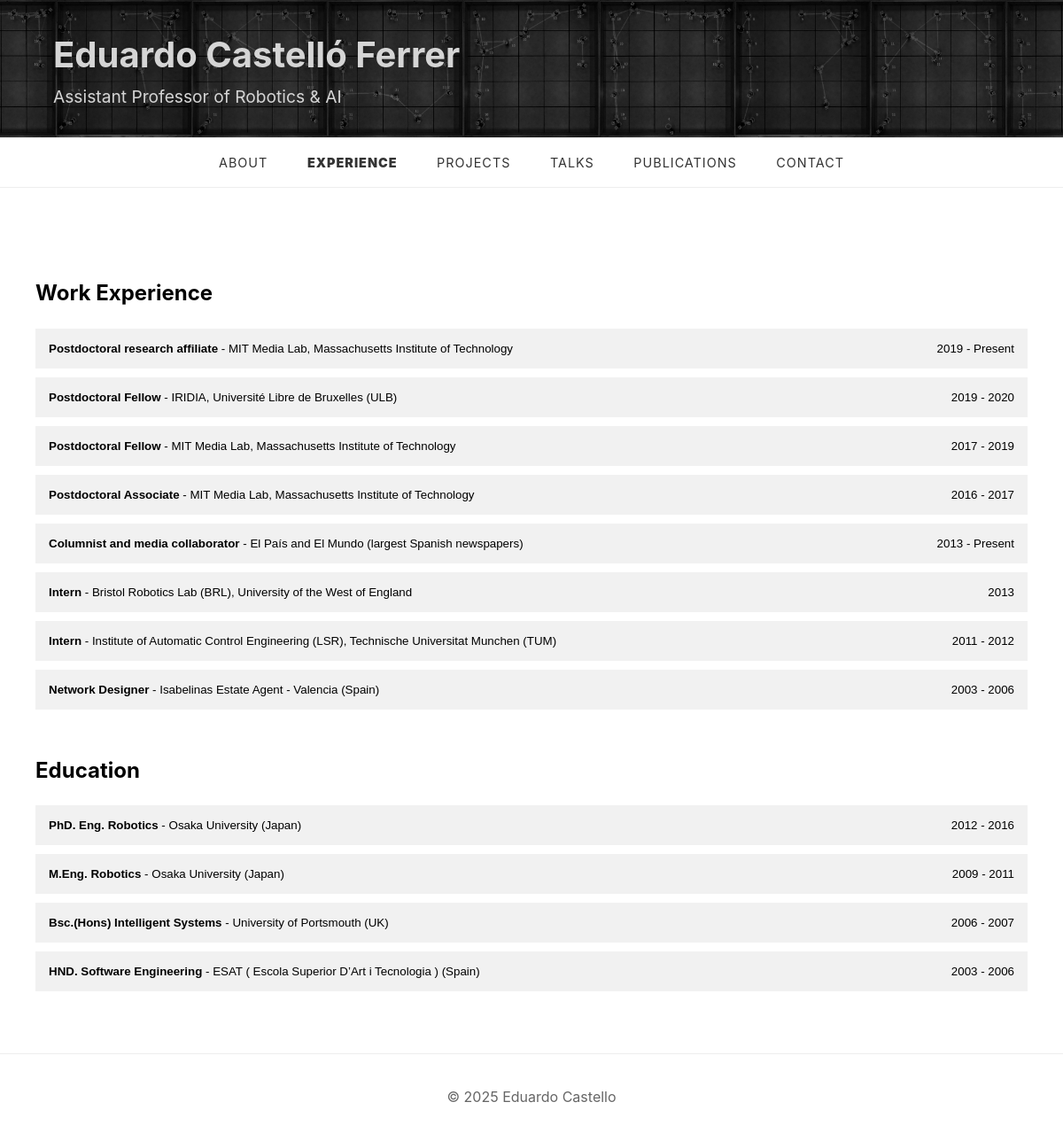
The page /experience/ on the database as committed earlier.
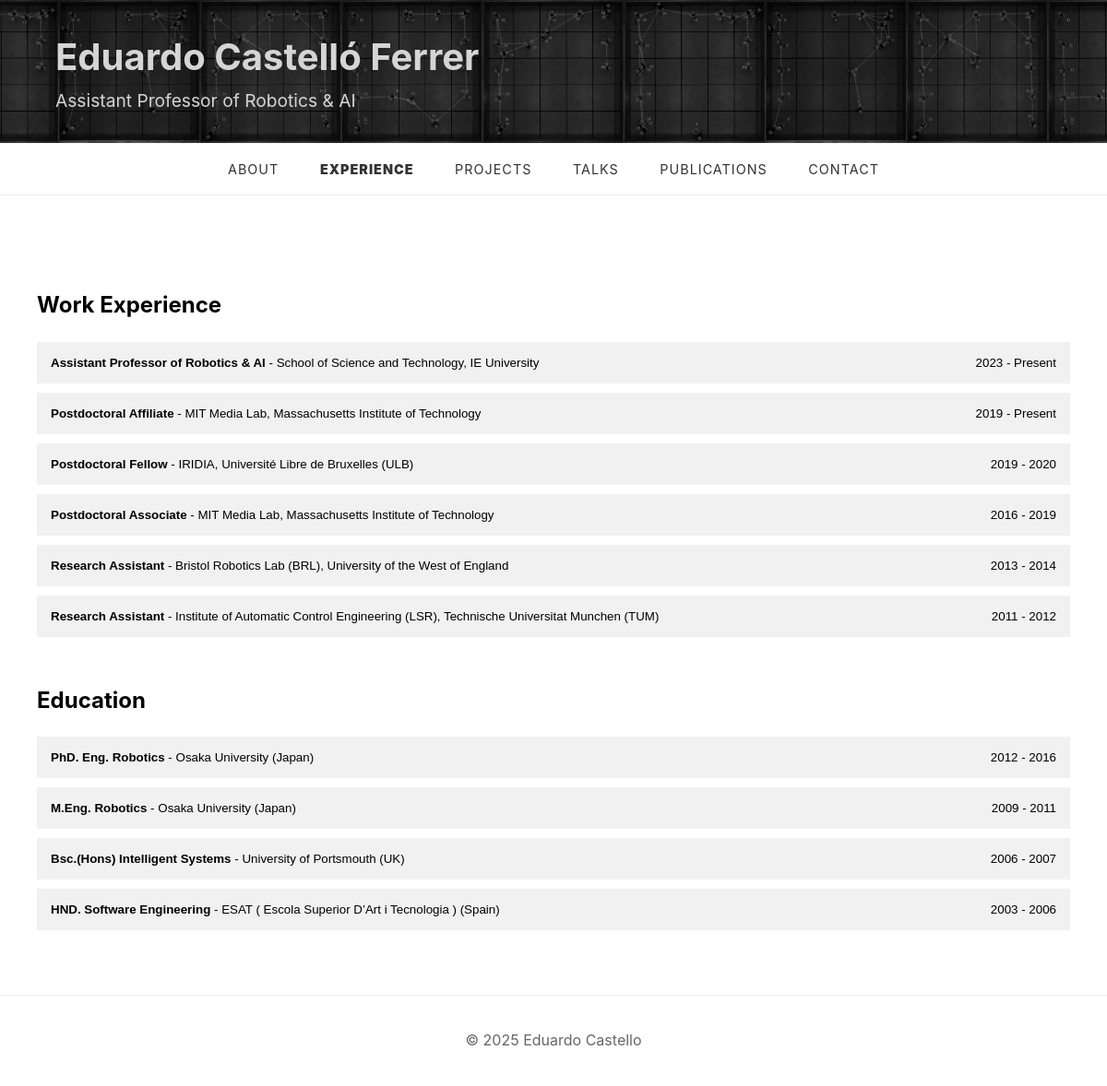
The same page on the database as committed later.
### main/models.py (models this page shows, shortened)
class SiteSettings(models.Model):
    title = models.CharField(('Site Title'), max_length=200, default='Eduardo Castello')
    subtitle = models.CharField(('Subtitle'), max_length=200, default='Postdoctoral research fellow at MIT')
    banner_image = models.ImageField(('Banner Image'), upload_to='banners/', blank=True, null=True)
    class Meta:
        verbose_name = ('Site Settings')
        verbose_name_plural = ('Site Settings')
    @classmethod
    def get_settings(cls):
        return cls.objects.first() or cls.objects.create()

class WorkItem(models.Model):
    title = models.CharField(max_length=200)
    date_range = models.CharField(max_length=100)
    institution = models.CharField(max_length=200)
    description = models.TextField()
    order = models.IntegerField(default=0)
    class Meta:
        ordering = ['order']

class EducationItem(models.Model):
    title = models.CharField(max_length=200)
    date_range = models.CharField(max_length=100)
    institution = models.CharField(max_length=200)
    description = models.TextField()
    order = models.IntegerField(default=0)
    class Meta:
        ordering = ['order']

### main/views.py (the view)
# urls.py: path("experience/", views.experience, name="experience"),
def experience(request):
    education_items = EducationItem.objects.all()
    work_items = WorkItem.objects.all()
    experience_description = ExperienceDescription.objects.first()
    return render(
        request,
        "main/experience.html",
        {
            "education_items": education_items,
            "work_items": work_items,
            "experience_description": experience_description,
        },
    )

### main/context_processors.py (called while the page is built)
def site_settings(request):
    return {
        'site_settings': SiteSettings.get_settings()
    }

### main/templatetags/markdown_extras.py (called while the page is built)
@register.filter()
@stringfilter
def markdown(value):
    return md.markdown(value)

### main/templates/main/experience.html (shortened to what this page needs)
{% extends 'base.html' %}
{% load static %}
{% load markdown_extras %}
{% block extra_css %}
    <link rel="stylesheet" href="{% static 'css/experience.css' %}">
{% endblock %}
{% block content %}
    <div class="experience-container">
        <div class="experience-sections">
            <section class="work-section">
                <h2>Work Experience</h2>
                <div class="accordion">
                    {% for item in work_items %}
                    <div class="accordion-item">
                        <button class="accordion-button">
                            <span class="title-institution"><strong>{{ item.title }}</strong> - {{ item.institution }}</span>
                            <span class="date-range">{{ item.date_range }}</span>
                        </button>
                    </div>
                    {% endfor %}
                </div>
            </section>
            <section class="education-section">
                <h2>Education</h2>
                <div class="accordion">
                    {% for item in education_items %}
                    <div class="accordion-item">
                        <button class="accordion-button">
                            <span class="title-institution"><strong>{{ item.title }}</strong> - {{ item.institution }}</span>
                            <span class="date-range">{{ item.date_range }}</span>
                        </button>
                    </div>
                    {% endfor %}
                </div>
            </section>
        </div>
    </div>
{% endblock %}

### templates/base.html (shortened to what this page needs)
{% load static %}
<!DOCTYPE html>
<html lang="en">
<head>
    <link rel="stylesheet" href="{% static 'css/base.css' %}">
    {% block extra_css %}{% endblock %}
</head>
<body>
    <header>
        <div class="site-title" style="background-image: url('{% if site_settings.banner_image %}{{ site_settings.banner_image.url }}{% else %}{% static 'images/grey_dark_banner.jpg' %}{% endif %}');
            background-size: contain;
            background-position: center;
            ">
            <div class="title-container">
                <div class="title-text">
                    <h1>{{ site_settings.title }}</h1>
                    <p class="subtitle">{{ site_settings.subtitle }}</p>
                </div>
            </div>
        </div>
    </header>
    <nav class="main-nav">
        <a href="{% url 'about' %}" {% if request.path == '/' %}class="active"{% endif %}>ABOUT</a>
        <a href="{% url 'experience' %}" {% if request.path == '/experience/' %}class="active"{% endif %}>EXPERIENCE</a>
        <a href="{% url 'projects' %}" {% if request.path == '/projects/' %}class="active"{% endif %}>PROJECTS</a>
        <a href="{% url 'talks' %}" {% if request.path == '/talks/' %}class="active"{% endif %}>TALKS</a>
        <a href="{% url 'publications' %}" {% if request.path == '/publications/' %}class="active"{% endif %}>PUBLICATIONS</a>
        <a href="{% url 'contact' %}" {% if request.path == '/contact/' %}class="active"{% endif %}>CONTACT</a>
    </nav>
    <main>
        {% block content %}
        {% endblock %}
    </main>
    <footer>
        <p>© {% now "Y" %} Eduardo Castello</p>
    </footer>
</body>
</html>

### static/css/base.css (style rules this page uses)
body { margin: 0; padding: 0; font-family: -apple-system, BlinkMacSystemFont, "Segoe UI", Roboto, Helvetica, Arial, sans-serif; line-height: 1.6; }
.site-title { text-align: left; position: relative; z-index: 999; padding: 30px 20px; }
.site-title h1 { font-size: 2.5rem; margin: 0; color: #333; font-weight: bold; }
.subtitle { color: #666; margin: 0; font-size: 1.2rem; }
.main-nav { width: 100%; background: white; padding: 15px 0; text-align: center; z-index: 1000; border-top: 1px solid #eee; border-bottom: 1px solid #eee; transition: all 0.3s ease; }
.main-nav a { color: #333; text-decoration: none; padding: 0 20px; font-size: 0.9rem; text-transform: uppercase; letter-spacing: 1px; }
main { max-width: 1200px; margin: 40px auto; padding: 0 20px; }
footer { text-align: center; padding: 20px; color: #666; border-top: 1px solid #eee; }
.title-container { display: flex; justify-content: space-between; align-items: center; width: 100%; }
.title-text { flex: 1; width: 100%; max-width: 1200px; margin: 0 auto; padding-left: 40px; }
.title-text h1 { color: #d5d5d5; }
.title-text p { color: #d5d5d5; }
.main-nav-container, header, .site-header { overflow: visible !important; }
html, body { margin: 0; padding: 0; overflow-x: hidden; }
header { position: relative; width: 100%; }
.active { font-weight: 1000; }

### static/css/experience.css (style rules this page uses)
.experience-container { max-width: 1200px; margin: 0 auto; padding: 20px; }
.experience-sections { display: flex; flex-direction: column; gap: 40px; }
.work-section, .education-section { background: #fff; }
.work-section h2, .education-section h2 { margin-top: 0; margin-bottom: 20px; }
.accordion { width: 100%; }
.accordion-item { margin-bottom: 10px; }
.accordion-button { width: 100%; text-align: left; padding: 15px; background-color: #f1f1f1; border: none; cursor: pointer; outline: none; transition: background-color 0.3s ease; display: flex; justify-content: space-between; align-items: center; width: 100%; }
@media (min-width: 768px) { .experience-sections { grid-template-columns: 1fr 1fr; } }
.title-institution { flex-grow: 1; text-align: left; }
.date-range { margin-left: 20px; text-align: right; font-weight: 500; }

Rows that differ between the two databases and show on the page:
removed WorkItem: title "Postdoctoral Fellow", institution "MIT Media Lab, Massachusetts Institute of Technology", date_range "2017 - 2019"
removed WorkItem: title "Columnist and media collaborator", institution "El País and El Mundo (largest Spanish newspapers)", date_range "2013 - Present"
removed WorkItem: title "Network Designer", institution "Isabelinas Estate Agent - Valencia (Spain)", date_range "2003 - 2006"
added WorkItem: title "Assistant Professor of Robotics & AI", institution "School of Science and Technology, IE University", date_range "2023 - Present"
changed WorkItem: title "Postdoctoral research affiliate" → "Postdoctoral Affiliate"
changed WorkItem "Postdoctoral Associate": date_range "2016 - 2017" → "2016 - 2019"
changed WorkItem "Bristol Robotics Lab (BRL), University of the West of England": title "Intern" → "Research Assistant"; date_range "2013" → "2013 - 2014"
changed WorkItem (number 6 of 6 on the later page): title "Intern" → "Research Assistant"
